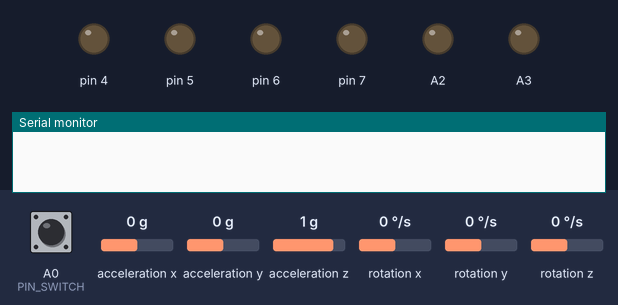
The sketch below on a simulated Arduino Uno, built with avr-gcc and run on an emulated ATmega328P. Parts: output pins drawn as LEDs (lit = HIGH), the last lines printed to the serial monitor. The inputs (shaded band) are chosen by the test bench; at power-on: A0 (PIN_SWITCH) HIGH, acceleration x 0 g, acceleration y 0 g, acceleration z 1 g, rotation x 0 °/s, rotation y 0 °/s, rotation z 0 °/s.

Above: at 0.8 s.
0.9 s: A0 (PIN_SWITCH) pulled LOW for 0.15 s
At 1.3 s:
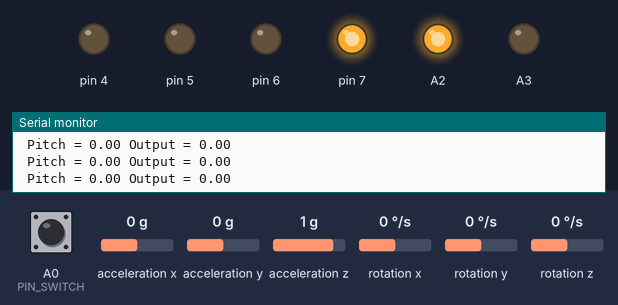
Timing chart, 0 to 3.9 s (numbered marks = the images above; inputs shaded):
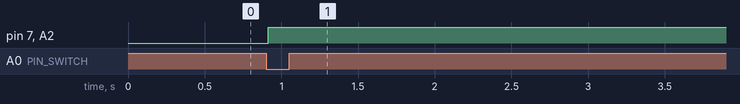

Measured:
- after the input at 0.9 s, pin 7, A2: LOW → HIGH at once

The sketch:

Arduino.ino
```cpp
#include "pid.h"          // Include PID library for PID controller
#include "motor.h"        // Include motor library for motor control
#include <MPU6050.h>      // Include MPU6050 library for accelerometer and gyroscope

#define PIN_SWITCH A0     // Pin for switch input
#define M1_DIR1 A3        // Motor 1 direction pin 1
#define M1_DIR2 A2        // Motor 1 direction pin 2
#define M1_PWM 6          // Motor 1 PWM pin

#define M2_DIR2 7         // Motor 2 direction pin 2
#define M2_DIR1 4         // Motor 2 direction pin 1
#define M2_PWM 5          // Motor 2 PWM pin

const float kp = 7;        // Proportional gain for PID controller
const float ki = 2.75;     // Integral gain for PID controller
const float kd = 0.0;      // Derivative gain for PID controller
const float setpoint = 0.0; // Target setpoint for pitch angle

PID controller(kp, ki, kd);  // Create PID controller object
Motor motor_L(M1_DIR1, M1_DIR2, M1_PWM);  // Create motor 1 object
Motor motor_R(M2_DIR1, M2_DIR2, M2_PWM);  // Create motor 2 object
MPU6050 mpu;  // Create MPU6050 object for accelerometer and gyroscope

volatile uint16_t counter = 0;  // Counter variable for timing
const uint8_t dt = 10;  // Time interval in milliseconds
const float max_pitch = 37;  // Maximum allowable pitch angle
const float min_pitch = -37; // Minimum allowable pitch angle

void setup() {
  pinMode(PIN_SWITCH, INPUT_PULLUP);  // Set switch pin as input with internal pull-up resistor

  controller.setOutputLimits(255, 0);  // Set PID output limits (max, min)
  Serial.begin(115200);  // Start serial communication at 115200 baud
  while (!mpu.begin(MPU6050_SCALE_2000DPS, MPU6050_RANGE_2G)) {  // Initialize MPU6050 sensor
    Serial.println("Could not find a valid MPU6050 sensor, check wiring!");
    delay(500);
  }

  // Wait until switch is pressed
  while (digitalRead(PIN_SWITCH)) {}  // Wait for the switch to be pressed
  counter = millis();  // Initialize counter with current time
}

void loop() {
  if (millis() - counter > dt) {  // Execute loop at specified interval (dt)
    counter = millis();  // Update counter with current time

    // Read sensor data
    Vector normAccel = mpu.readNormalizeAccel();  // Read normalized accelerometer data

    // Calculate Pitch angle
    float pitch = -(atan2(normAccel.XAxis, sqrt(normAccel.YAxis * normAccel.YAxis + normAccel.ZAxis * normAccel.ZAxis)) * 180.0) / M_PI;
    Serial.print(" Pitch = ");
    Serial.print(pitch);

    // Update PID controller
    float error = setpoint - pitch;  // Calculate error (difference from setpoint)
    float output;

    if (pitch > max_pitch || pitch < min_pitch) {  // Check if pitch is outside allowable range
      output = 0;  // If outside range, set output to 0 (stop motors)
    } else {
      output = controller.update(error, (float)dt / 1000.0);  // Update PID controller with error and time interval
    }
    Serial.print(" Output = ");
    Serial.print(output);
    Serial.println();

    // Actuate motors
    motor_L.drive(output);  // Apply PID output to control motor 1
    motor_R.drive(output);  // Apply PID output to control motor 2
  }
}
```

motor.h
```cpp
#ifndef _MOTOR_H_
#define _MOTOR_H_

class Motor
{
  public:
    Motor(uint8_t d1, uint8_t d2, uint8_t pwm);
    void drive(float pwm);

  private:
    uint8_t pin_dir_1;
    uint8_t pin_dir_2;
    uint8_t pin_pwm;

};

Motor::Motor(uint8_t d1, uint8_t d2, uint8_t pwm)
{
  pin_dir_1 = d1;
  pin_dir_2 = d2;
  pin_pwm = pwm;

  pinMode(pin_dir_1, OUTPUT);
  pinMode(pin_dir_2, OUTPUT);
  pinMode(pin_pwm, OUTPUT);
}

void Motor::drive(float pwm)
{
  if (pwm < 0)
  {
    digitalWrite(pin_dir_1, HIGH);
    digitalWrite(pin_dir_2, LOW);
    pwm = pwm * -1;
  }
  else
  {
    digitalWrite(pin_dir_2, HIGH);
    digitalWrite(pin_dir_1, LOW);
  }
  analogWrite(pin_pwm, pwm);
}

#endif
```

pid.h
```cpp
//  ~ PID implementations using Tustin's discretization ~
//  2020/11/9

#ifndef _PID_H_
#define _PID_H_

class PID
{
  private:
    bool filter_flag = false;
    float tau; // Derivative LPF time constant
    float max_output = 0.0;
    float min_output = 0.0;

    float last_error = 0.0;
    float last_i_term = 0.0;
    float last_d_term = 0.0;

    inline int getSign(float x)
    {
      return (x > 0) - (x < 0);
    }

  public:
    float kp = 0.0;
    float ki = 0.0;
    float kd = 0.0;
    float output;

    PID() {}

    PID(float kp_, float ki_, float kd_, float tau_)
    {
      kp = kp_;
      ki = ki_;
      kd = kd_;
      tau = tau_;
      filter_flag = true;
    }

    PID(float kp_, float ki_, float kd_)
    {
      kp = kp_;
      ki = ki_;
      kd = kd_;
    }

    void setOutputLimits(float max, float min)
    {
      max_output = max;
      min_output = min;
    }

    void setGains(float kp_, float ki_, float kd_)
    {
      kp = kp_;
      ki = ki_;
      kd = kd_;
    }

    void setTau(float tau_)
    {
      tau = tau_;
    }

    void reset()
    {
      // Forget things
      last_error = 0.0;
      last_i_term = 0.0;
      last_d_term = 0.0;
      output = 0;
    }

    float update(float error, float dt)
    {

      float p_term, i_term, d_term;
      p_term = kp * error;
      i_term = 0.5 * ki * dt * (error + last_error) + last_i_term;

      if (!filter_flag)
      {
        d_term = 2 * kd * (error - last_error) / dt;
      }
      else
      {
        d_term = 2 * kd * (error - last_error) / (2 * tau + dt) +
                 last_d_term * (2 * tau - dt) / (2 * tau + dt);
      }

      output = p_term + i_term + d_term;

      // Output saturation
      if (abs(output) > max_output)
      {
        output = getSign(output) * max_output;
      }
      else if (abs(output) < min_output)
      {
        output = getSign(output) * min_output;
      }

      // Terms in the memory
      last_error = error;
      last_i_term = i_term;
      last_d_term = d_term;

      return output;
    }
}; // PID

#endif // pid.h
```
